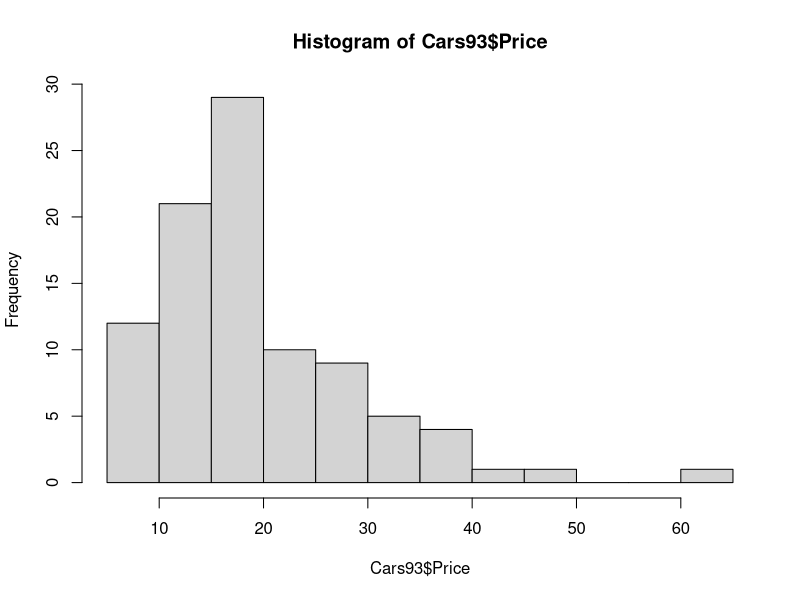
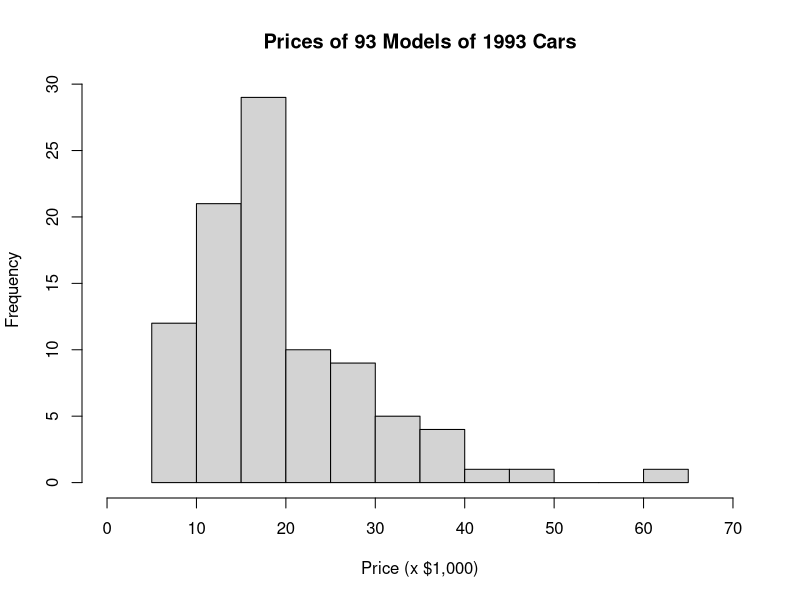
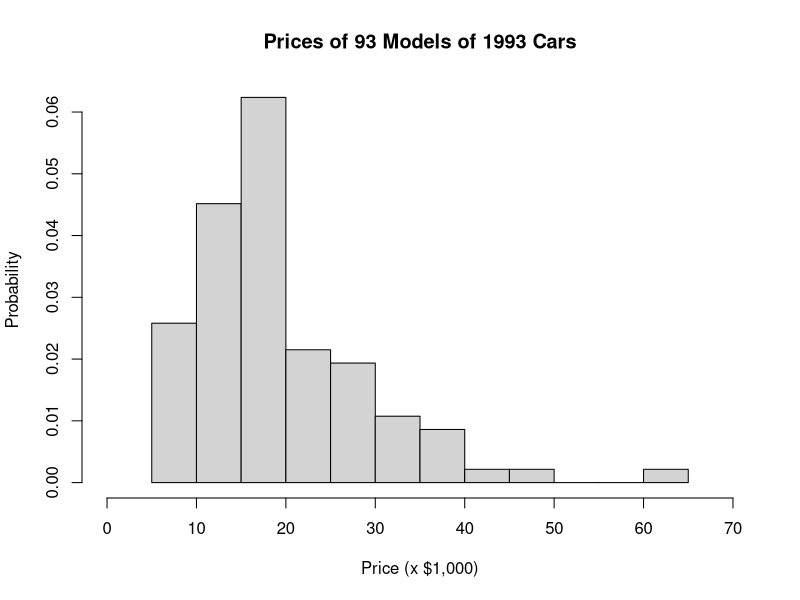
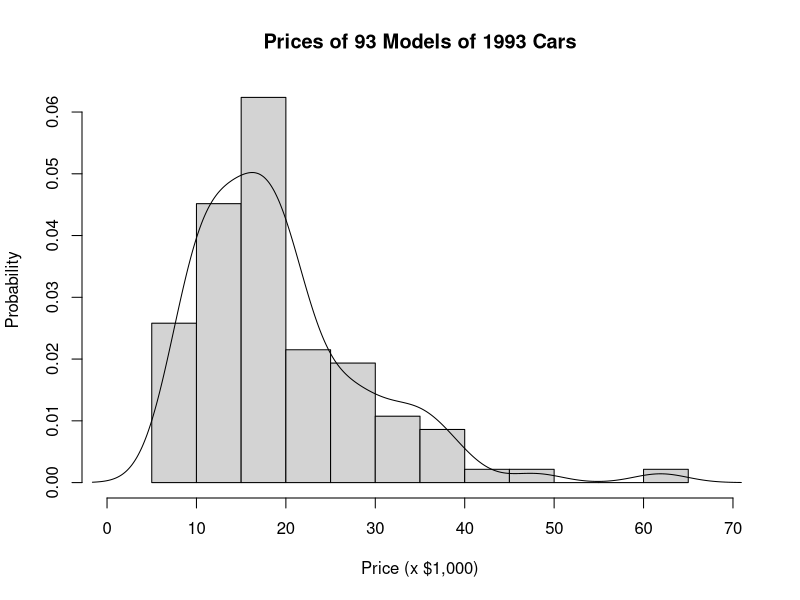
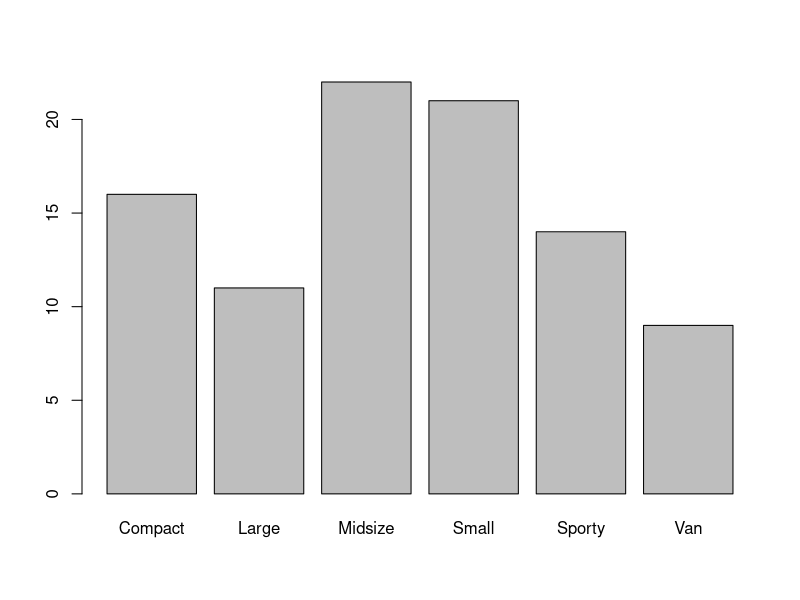
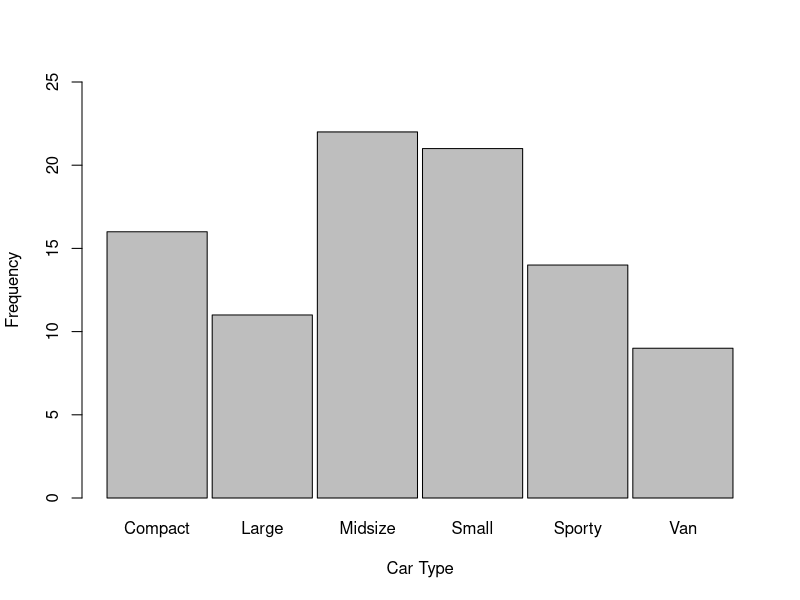
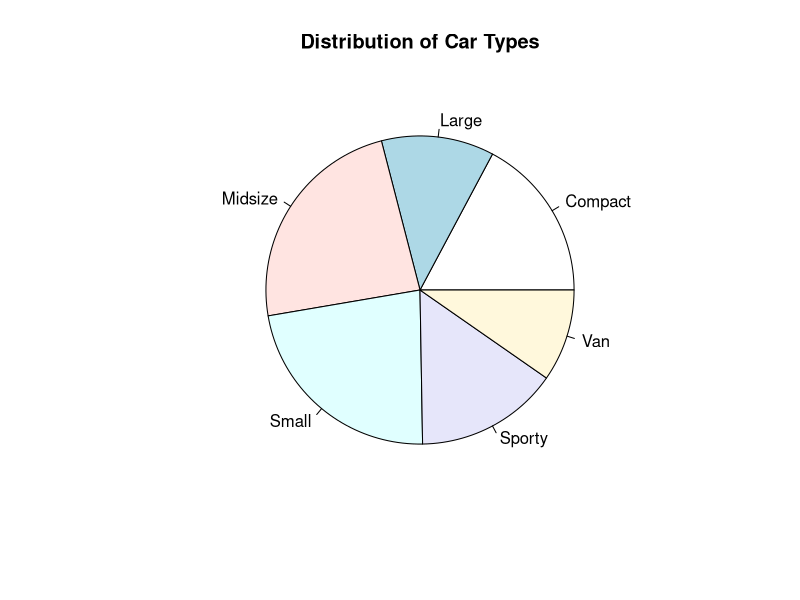
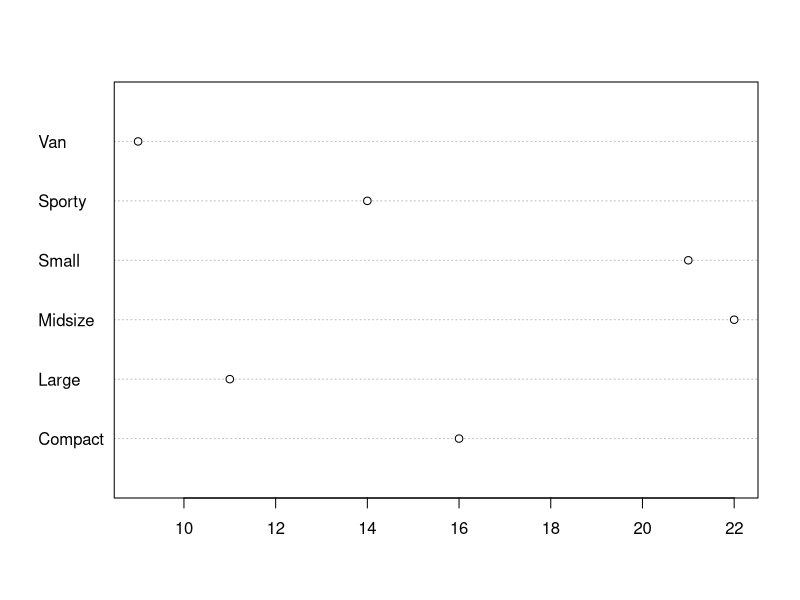

Reproduce these figures in R, in order.
library(MASS)


### Base R Graphics


## Histogram

# distribution of price
hist(Cars93$Price)

# same with labels
hist(Cars93$Price,
     xlab = "Price (x $1,000)",
     ylab = "Frequency",
     xlim = c(0, 70),
     main = "Prices of 93 Models of 1993 Cars")

# same with probability instead of frequency
hist(Cars93$Price,
     xlab = "Price (x $1,000)",
     ylab = "Probability",
     xlim = c(0, 70),
     main = "Prices of 93 Models of 1993 Cars",
     probability = TRUE)

# adding density line
hist(Cars93$Price,
     xlab = "Price (x $1,000)",
     ylab = "Probability",
     xlim = c(0, 70),
     main = "Prices of 93 Models of 1993 Cars",
     probability = TRUE)
lines(density(Cars93$Price))



## bar chart

# distribution of type
table(Cars93$Type)

# as barchart
barplot(table(Cars93$Type))

# bar chart with custom limits, labels, line type and space
barplot(
  table(Cars93$Type),
  ylim = c(0, 25),
  xlab = "Car Type",
  ylab = "Frequency",
  space = .05
)



## pie chart
pie(table(Cars93$Type), main = "Distribution of Car Types")



## dot chart
# a kind of horizontal bar chart
car_types <- data.frame(table(Cars93$Type))
car_types
dotchart(car_types$Freq, car_types$Var1)

# also works using subsetting notation
dotchart(car_types[,2], car_types[,1])





# grouped bar plot

# US commercial space revenues 1990 - 1994
rev.values <-
  c(1000,1300,1300,1100,1400,
    800,1200,1500,1850,2330,
    860,1300,1400,1600,1970,
    570,380,450,465,580,
    155,190,210,250,300)

# matrix (from vector)
space.rev <- matrix(rev.values, nrow = 5, byrow = T)

# column names
colnames(space.rev) <- c("1990", "1991", "1992", "1993", "1994")

# row names
rownames(space.rev) <- c(
  "Commercial Satellites Delivered",
  "Satellite Services",
  "Satellite Ground Equipment",
  "Commercial Launches",
  "Remote Sensing Data"
)

# colors
color.names = c(
  "black",
  "grey25",
  "grey50",
  "grey75",
  "white")

# bar plot
# beside=TRUE - bars will be besides each other
barplot(
  space.rev,
  beside = TRUE,
  xlab = "Year",
  ylab = "Revenue (x $1,000)",
  col = color.names
)

# add legend
legend(1,2300,rownames(space.rev), cex=0.7, fill = color.names, bty = "n")





## scatter plot

# base R
plot(Cars93$Horsepower, Cars93$MPG.city)

